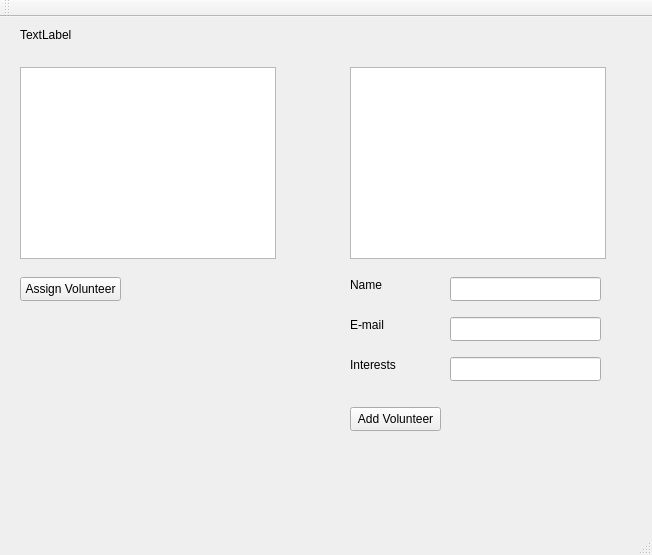
<?xml version="1.0" encoding="UTF-8"?>
<ui version="4.0">
 <class>volunteeringClass</class>
 <widget class="QMainWindow" name="volunteeringClass">
  <property name="geometry">
   <rect>
    <x>0</x>
    <y>0</y>
    <width>652</width>
    <height>555</height>
   </rect>
  </property>
  <property name="windowTitle">
   <string>volunteering</string>
  </property>
  <widget class="QWidget" name="centralWidget">
   <widget class="QListWidget" name="depVolListWidget">
    <property name="geometry">
     <rect>
      <x>20</x>
      <y>50</y>
      <width>256</width>
      <height>192</height>
     </rect>
    </property>
   </widget>
   <widget class="QListWidget" name="unassignedListWidget">
    <property name="geometry">
     <rect>
      <x>350</x>
      <y>50</y>
      <width>256</width>
      <height>192</height>
     </rect>
    </property>
   </widget>
   <widget class="QLineEdit" name="nameLineEdit">
    <property name="geometry">
     <rect>
      <x>450</x>
      <y>260</y>
      <width>151</width>
      <height>24</height>
     </rect>
    </property>
   </widget>
   <widget class="QLineEdit" name="emailLineEdit">
    <property name="geometry">
     <rect>
      <x>450</x>
      <y>300</y>
      <width>151</width>
      <height>24</height>
     </rect>
    </property>
   </widget>
   <widget class="QLineEdit" name="interestsLineEdit">
    <property name="geometry">
     <rect>
      <x>450</x>
      <y>340</y>
      <width>151</width>
      <height>24</height>
     </rect>
    </property>
   </widget>
   <widget class="QLabel" name="label">
    <property name="geometry">
     <rect>
      <x>350</x>
      <y>260</y>
      <width>49</width>
      <height>16</height>
     </rect>
    </property>
    <property name="text">
     <string>Name</string>
    </property>
   </widget>
   <widget class="QLabel" name="label_2">
    <property name="geometry">
     <rect>
      <x>350</x>
      <y>300</y>
      <width>49</width>
      <height>16</height>
     </rect>
    </property>
    <property name="text">
     <string>E-mail</string>
    </property>
   </widget>
   <widget class="QLabel" name="label_3">
    <property name="geometry">
     <rect>
      <x>350</x>
      <y>340</y>
      <width>49</width>
      <height>16</height>
     </rect>
    </property>
    <property name="text">
     <string>Interests</string>
    </property>
   </widget>
   <widget class="QPushButton" name="addPushButton">
    <property name="geometry">
     <rect>
      <x>350</x>
      <y>390</y>
      <width>91</width>
      <height>24</height>
     </rect>
    </property>
    <property name="text">
     <string>Add Volunteer</string>
    </property>
   </widget>
   <widget class="QPushButton" name="assignPushButton">
    <property name="geometry">
     <rect>
      <x>20</x>
      <y>260</y>
      <width>101</width>
      <height>24</height>
     </rect>
    </property>
    <property name="text">
     <string>Assign Volunteer</string>
    </property>
   </widget>
   <widget class="QLabel" name="label_4">
    <property name="geometry">
     <rect>
      <x>20</x>
      <y>10</y>
      <width>591</width>
      <height>16</height>
     </rect>
    </property>
    <property name="text">
     <string>TextLabel</string>
    </property>
   </widget>
  </widget>
  <widget class="QMenuBar" name="menuBar">
   <property name="geometry">
    <rect>
     <x>0</x>
     <y>0</y>
     <width>652</width>
     <height>21</height>
    </rect>
   </property>
  </widget>
  <widget class="QToolBar" name="mainToolBar">
   <attribute name="toolBarArea">
    <enum>TopToolBarArea</enum>
   </attribute>
   <attribute name="toolBarBreak">
    <bool>false</bool>
   </attribute>
  </widget>
  <widget class="QStatusBar" name="statusBar"/>
 </widget>
 <layoutdefault spacing="6" margin="11"/>
 <resources>
  <include location="volunteering.qrc"/>
 </resources>
 <connections/>
</ui>
